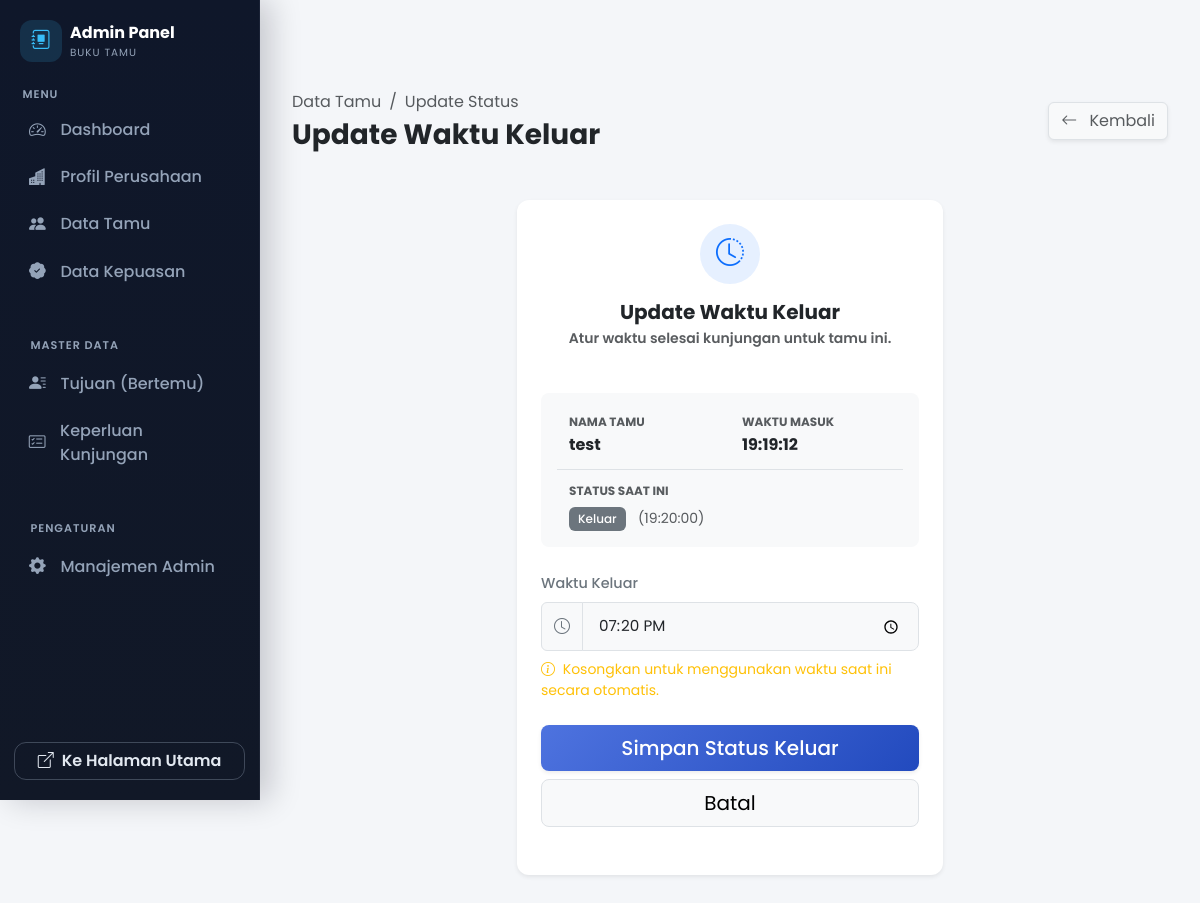
Page /admin/edit_tamu.php?id=25 (signed in) on the committed database.
### tables this page shows
CREATE TABLE `tb_tamu` (
  `id_tamu` int NOT NULL,
  `tanggal_kunjungan` date NOT NULL,
  `waktu_masuk` time NOT NULL,
  `nama_tamu` varchar(120) NOT NULL,
  `asal_instansi` varchar(120) DEFAULT NULL,
  `jabatan` varchar(120) DEFAULT NULL,
  `no_telepon` varchar(30) DEFAULT NULL,
  `bertemu_dengan` varchar(120) NOT NULL,
  `keperluan` text NOT NULL,
  `catatan_tambahan` text,
  `foto_tamu` varchar(255) DEFAULT NULL,
  `tanda_tangan` mediumtext,
  `status_keluar` enum('Masuk','Keluar') NOT NULL DEFAULT 'Masuk',
  `waktu_keluar` time DEFAULT NULL,
  `created_at` timestamp NOT NULL DEFAULT CURRENT_TIMESTAMP
);

### admin/edit_tamu.php (the view, shortened to what this page needs)
<?php
require_once __DIR__ . '/../koneksi/koneksi.php';
$tamu_info = null;
$id_tamu_to_edit = null;
if (isset($_GET['id']) && filter_var($_GET['id'], FILTER_VALIDATE_INT)) {
    $id_tamu_to_edit = $_GET['id'];
    $sql_get_tamu = "SELECT id_tamu, nama_tamu, tanggal_kunjungan, waktu_masuk, keperluan, status_keluar, waktu_keluar
                     FROM tb_tamu
                     WHERE id_tamu = ?";
    if ($stmt_get = $koneksi->prepare($sql_get_tamu)) {
        $stmt_get->bind_param("i", $id_tamu_to_edit);
        $stmt_get->execute();
        $result_tamu = $stmt_get->get_result();
        if ($result_tamu->num_rows === 1) {
            $tamu_info = $result_tamu->fetch_assoc();
        } else {
            $_SESSION['message'] = "Data tamu tidak ditemukan.";
            $_SESSION['message_type'] = "danger";
            header("Location: data_tamu.php");
            exit;
        }
    } else {
        $_SESSION['message'] = "Gagal menyiapkan data tamu.";
        $_SESSION['message_type'] = "danger";
        header("Location: data_tamu.php");
        exit;
    }
} else {
    $_SESSION['message'] = "ID tamu tidak valid atau tidak disediakan.";
    $_SESSION['message_type'] = "warning";
    header("Location: data_tamu.php");
    exit;
}
$waktu_keluar_form = $tamu_info['waktu_keluar'] ?: '';
?>
<!DOCTYPE html>
<html lang="id">
<head>
    <link href="https://cdn.jsdelivr.net/npm/bootstrap@5.3.3/dist/css/bootstrap.min.css" rel="stylesheet">
    <link rel="stylesheet" href="https://cdn.jsdelivr.net/npm/bootstrap-icons@1.11.3/font/bootstrap-icons.min.css">
    <link href="css/admin-style.css" rel="stylesheet">
    <?php
    if (file_exists(__DIR__ . '/_partials/sidebar.php')) { include_once __DIR__ . '/_partials/sidebar.php'; }
    ?>
    <main class="main-content">
        <div class="container-fluid px-0">
             <div class="d-flex justify-content-between flex-wrap flex-md-nowrap align-items-center pb-4 mb-4 border-bottom-0">
                <div>
                     <nav aria-label="breadcrumb">
                        <ol class="breadcrumb mb-1">
                            <li class="breadcrumb-item"><a href="data_tamu.php" class="text-decoration-none text-muted">Data Tamu</a></li>
                            <li class="breadcrumb-item active" aria-current="page">Update Status</li>
                        </ol>
                    </nav>
                    <h1 class="h3 fw-bold text-dark mb-0">Update Waktu Keluar</h1>
                </div>
                <div class="btn-toolbar mb-2 mb-md-0">
                    <a href="data_tamu.php" class="btn btn-light shadow-sm border text-muted">
                        <i class="bi bi-arrow-left me-2"></i> Kembali
                    </a>
                </div>
            </div>
            <?php if ($tamu_info): ?>
            <div class="row justify-content-center">
                <div class="col-lg-6">
                    <div class="card shadow-sm">
                        <div class="card-header pt-4 px-4 text-center border-bottom-0">
                            <div class="bg-primary bg-opacity-10 text-primary rounded-circle d-inline-flex align-items-center justify-content-center mb-3" style="width: 60px; height: 60px;">
                                <i class="bi bi-clock-history fs-3"></i>
                            </div>
                            <h5 class="mb-1 text-dark fw-bold">Update Waktu Keluar</h5>
                            <p class="text-muted small mb-0">Atur waktu selesai kunjungan untuk tamu ini.</p>
                        </div>
                        <div class="card-body px-4 pb-5">
                            <div class="bg-light rounded-3 p-3 mb-4 row mx-0">
                                <div class="col-6 mb-2">
                                    <small class="text-muted text-uppercase fw-bold" style="font-size:0.75rem;">Nama Tamu</small>
                                    <div class="fw-bold text-dark"><?php echo htmlspecialchars($tamu_info['nama_tamu']); ?></div>
                                </div>
                                <div class="col-6 mb-2">
                                    <small class="text-muted text-uppercase fw-bold" style="font-size:0.75rem;">Waktu Masuk</small>
                                    <div class="fw-bold text-dark"><?php echo htmlspecialchars($tamu_info['waktu_masuk']); ?></div>
                                </div>
                                <div class="col-12 border-top pt-2 mt-1">
                                    <small class="text-muted text-uppercase fw-bold" style="font-size:0.75rem;">Status Saat Ini</small>
                                    <div class="mt-1">
                                        <span class="badge <?php echo $tamu_info['status_keluar'] == 'Masuk' ? 'bg-success' : 'bg-secondary'; ?>">
                                            <?php echo htmlspecialchars($tamu_info['status_keluar']); ?>
                                        </span>
                                        <?php if($tamu_info['waktu_keluar']): ?>
                                            <span class="small text-muted ms-2">(<?php echo htmlspecialchars($tamu_info['waktu_keluar']); ?>)</span>
                                        <?php endif; ?>
                                    </div>
                                </div>
                            </div>
                            <form method="POST" action="<?php echo htmlspecialchars($_SERVER["PHP_SELF"]); ?>?id=<?php echo $id_tamu_to_edit; ?>">
                                <div class="mb-4">
                                    <label for="waktu_keluar" class="form-label">Waktu Keluar</label>
                                    <div class="input-group">
                                        <span class="input-group-text"><i class="bi bi-clock"></i></span>
                                        <input type="time" class="form-control form-control-lg" id="waktu_keluar" name="waktu_keluar" value="<?php echo htmlspecialchars($waktu_keluar_form); ?>">
                                    </div>
                                    <div class="form-text mt-2 text-warning small">
                                        <i class="bi bi-info-circle me-1"></i>
                                        Kosongkan untuk menggunakan waktu saat ini secara otomatis.
                                    </div>
                                </div>
                                <div class="d-grid gap-2">
                                    <button type="submit" class="btn btn-primary btn-lg shadow-sm fw-medium" style="background: linear-gradient(135deg, #4e73df 0%, #224abe 100%); border:none;">
                                        Simpan Status Keluar
                                    </button>
                                    <button type="button" class="btn btn-light btn-lg border" onclick="history.back()">Batal</button>
                                </div>
                            </form>
                        </div>
                    </div>
                </div>
            </div>
            <?php endif; ?>
        </div>
    </main>
</body>
</html>

### admin/css/admin-style.css (style rules this page uses)
:root { --sidebar-width: 260px; --sidebar-bg: #0f172a; --sidebar-surface: #111827; --sidebar-accent: #38bdf8; --sidebar-text: #e2e8f0; --sidebar-muted: #94a3b8; --sidebar-hover: rgba(148, 163, 184, 0.12); }
.main-content { padding-top: 90px; padding-left: 1rem; padding-right: 1rem; padding-bottom: 3rem; min-height: 100vh; margin-left: 0; transition: margin-left 0.3s ease-in-out; }
@media (min-width: 768px) { .main-content { margin-left: var(--sidebar-width); padding-left: 2rem; padding-right: 2rem; } }
.card { background-color: #ffffff; border: none; border-radius: 12px; box-shadow: 0 4px 6px rgba(0, 0, 0, 0.04); margin-bottom: 1.5rem; }
.card-header { background-color: transparent; border-bottom: 1px solid #f0f2f5; padding: 1.25rem 1.5rem; font-weight: 600; color: #2c3e50; }
.card-body { padding: 1.5rem; }
.badge { font-weight: 500; padding: 0.5em 0.75em; border-radius: 6px; }
.form-label { font-weight: 500; color: #6c757d; font-size: 0.9rem; margin-bottom: 0.5rem; }
.form-control, .form-select { border-radius: 8px; border: 1px solid #dee2e6; padding: 0.75rem 1rem; font-size: 0.95rem; transition: all 0.2s; background-color: #f8f9fa; }
.input-group-text { background-color: #f8f9fa; border-color: #dee2e6; color: #6c757d; }
.input-group .input-group-text { border-top-right-radius: 0; border-bottom-right-radius: 0; }
.input-group>.form-control { border-top-left-radius: 0; border-bottom-left-radius: 0; }

### rows in the picture
tb_tamu: nama_tamu "test", waktu_masuk "19:19:12", status_keluar "Keluar", waktu_keluar "19:20:00"
